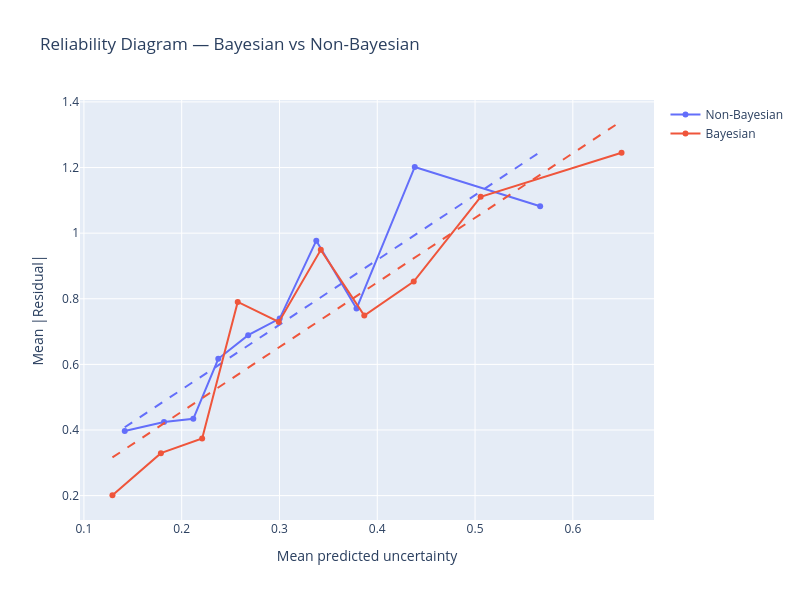
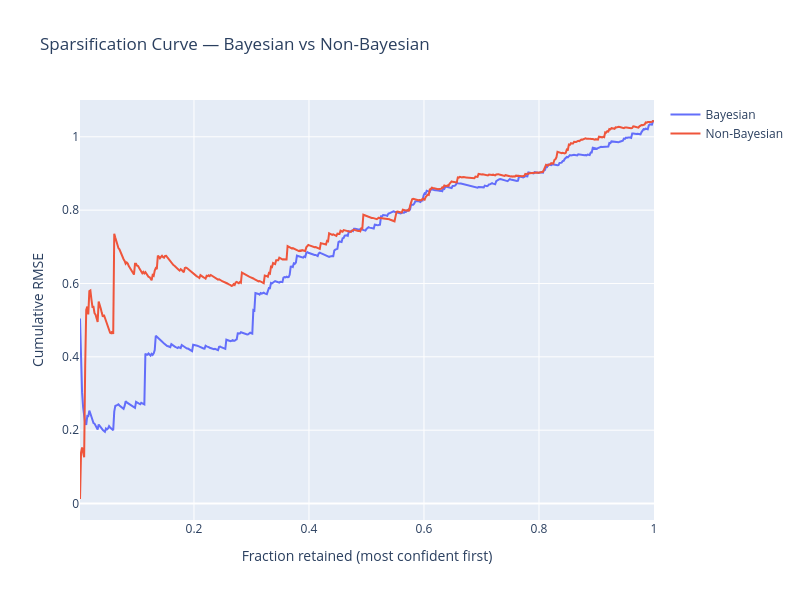
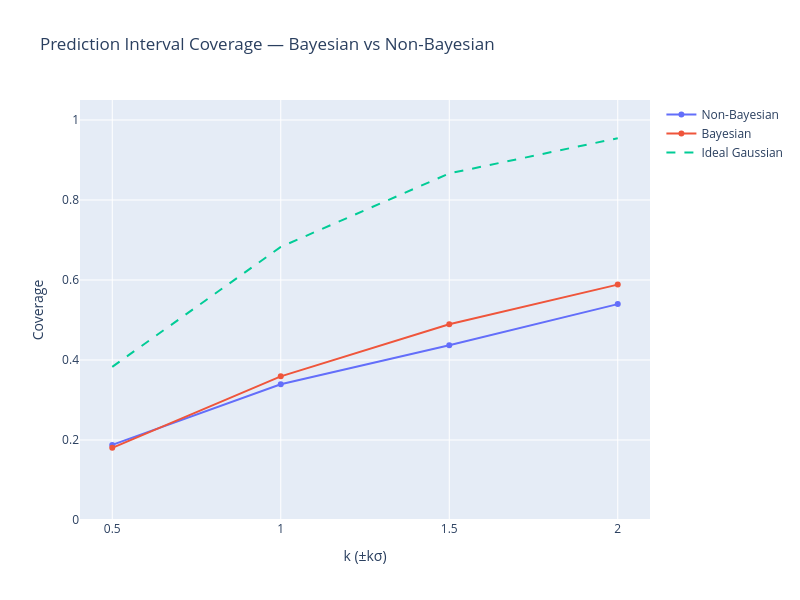

Notebook cell for these charts, in order:
### Markdown cell above
## §5 Uncertainty Calibration

**Epistemic std** = std dev of the N ensemble checkpoint predictions (`std(preds_0…N)`).
Valid for all model types.

**Aleatoric std** *(Bayesian models only)* = `sqrt(mean(var_0…N))`, where each `var_i`
is the variance from the model’s `logvar_head` (softplus-activated, denormalised to pK²).
This is the model’s self-reported data noise, independent of ensemble disagreement.

Three diagnostics are shown for each uncertainty source:
1. **Scatter** — uncertainty vs |residual|; Pearson R quantifies linear correlation
2. **Reliability diagram** — bin by uncertainty quantile, plot mean |error| per bin; a
   well-calibrated model has a monotonically increasing curve
3. **Sparsification curve** — rank predictions from most to least confident; progressively
   include more uncertain predictions and track RMSE; good calibration shows RMSE rising
   as uncertain predictions are added
4. **Prediction interval coverage** — what fraction of true values fall within ±kσ;
   a Gaussian-calibrated model matches the theoretical erf curve

### Code cell
def reliability_diagram(unc: np.ndarray, abs_err: np.ndarray, n_bins: int = 10):
    bin_edges = np.percentile(unc, np.linspace(0, 100, n_bins + 1))
    bin_idx   = np.searchsorted(bin_edges[1:-1], unc)
    counts    = np.bincount(bin_idx, minlength=n_bins).astype(float)
    mean_unc  = np.bincount(bin_idx, weights=unc,     minlength=n_bins) / counts
    mean_err  = np.bincount(bin_idx, weights=abs_err, minlength=n_bins) / counts
    return mean_unc, mean_err


def sparsification_curve(unc: np.ndarray, residuals: np.ndarray):
    order         = np.argsort(unc)
    sq_err_sorted = residuals[order] ** 2
    cum_rmse      = np.sqrt(np.cumsum(sq_err_sorted) / np.arange(1, len(sq_err_sorted) + 1))
    frac_retained = np.arange(1, len(sq_err_sorted) + 1) / len(sq_err_sorted)
    return frac_retained, cum_rmse


def interval_coverage(unc: np.ndarray, residuals: np.ndarray):
    k_vals       = np.array([0.5, 1.0, 1.5, 2.0])
    obs_cov      = (np.abs(residuals)[None, :] <= k_vals[:, None] * unc[None, :]).mean(axis=1)
    expected_cov = erf(k_vals / np.sqrt(2))
    return k_vals, obs_cov, expected_cov


# -------------------------
# Add model type column
# -------------------------

df = df.with_columns(
    pl.when(pl.col("model_name").str.contains("Bayesian"))
      .then(pl.lit("Bayesian"))
      .otherwise(pl.lit("Non-Bayesian"))
      .alias("model_type")
)


# -------------------------
# Reliability diagram
# -------------------------

fig_rel = go.Figure()

model_types = df["model_type"].unique()
colors = px.colors.qualitative.Plotly  # default Plotly palette
color_map = {mt: colors[i % len(colors)] for i, mt in enumerate(model_types)}

for model_type in model_types:
    sub = (
        df.filter(pl.col("model_type") == model_type)
          .select(["epistemic_std", "residual"])
          .drop_nulls()
    )

    unc = sub["epistemic_std"].to_numpy()
    abs_err = np.abs(sub["residual"].to_numpy())

    mu_unc, mu_err = reliability_diagram(unc, abs_err)

    color = color_map[model_type]

    # Binned reliability curve
    fig_rel.add_trace(
        go.Scatter(
            x=mu_unc,
            y=mu_err,
            mode="markers+lines",
            name=f"{model_type}",
            line=dict(color=color),
            marker=dict(color=color),
        )
    )

    # Trendline (same colour, dashed)
    slope, intercept = np.polyfit(mu_unc, mu_err, 1)
    xs = np.linspace(mu_unc.min(), mu_unc.max(), 100)
    ys = slope * xs + intercept

    fig_rel.add_trace(
        go.Scatter(
            x=xs,
            y=ys,
            mode="lines",
            line=dict(color=color, dash="dash"),
            showlegend=False,
        )
    )

fig_rel.update_layout(
    title="Reliability Diagram — Bayesian vs Non-Bayesian",
    xaxis_title="Mean predicted uncertainty",
    yaxis_title="Mean |Residual|",
    width=800,
    height=600,
)

fig_rel.show()


# -------------------------
# Sparsification curve
# -------------------------

fig_sparse = go.Figure()

for model_type in df["model_type"].unique():
    sub = (
        df.filter(pl.col("model_type") == model_type)
          .select(["epistemic_std", "residual"])
          .drop_nulls()
    )

    frac, cum_rmse = sparsification_curve(
        sub["epistemic_std"].to_numpy(),
        sub["residual"].to_numpy(),
    )

    fig_sparse.add_trace(
        go.Scatter(
            x=frac,
            y=cum_rmse,
            mode="lines",
            name=model_type,
        )
    )

fig_sparse.update_layout(
    title="Sparsification Curve — Bayesian vs Non-Bayesian",
    xaxis_title="Fraction retained (most confident first)",
    yaxis_title="Cumulative RMSE",
    width=800,
    height=600,
)

fig_sparse.show()


# -------------------------
# Prediction interval coverage
# -------------------------

fig_cov = go.Figure()

for model_type in df["model_type"].unique():
    sub = (
        df.filter(pl.col("model_type") == model_type)
          .select(["epistemic_std", "residual"])
          .drop_nulls()
    )

    k_vals, obs_cov, expected_cov = interval_coverage(
        sub["epistemic_std"].to_numpy(),
        sub["residual"].to_numpy(),
    )

    fig_cov.add_trace(
        go.Scatter(
            x=k_vals,
            y=obs_cov,
            mode="lines+markers",
            name=model_type,
        )
    )

# Ideal Gaussian reference
fig_cov.add_trace(
    go.Scatter(
        x=k_vals,
        y=expected_cov,
        mode="lines",
        line=dict(dash="dash"),
        name="Ideal Gaussian",
    )
)

fig_cov.update_layout(
    title="Prediction Interval Coverage — Bayesian vs Non-Bayesian",
    xaxis_title="k (±kσ)",
    yaxis_title="Coverage",
    yaxis=dict(range=[0, 1.05]),
    width=800,
    height=600,
)

fig_cov.show()

### Figure 1 — Plotly figure (JSON) as saved in the notebook; plotly's stock layout.template omitted (floating-point values rounded to 4 significant figures)
{"data": [{"line": {"color": "#636EFA"}, "marker": {"color": "#636EFA"}, "mode": "markers+lines", "name": "Non-Bayesian", "type": "scatter", "x": [0.1418, 0.1819, 0.2119, 0.2374, 0.268, 0.3002, 0.3376, 0.3788, 0.4383, 0.5666], "y": [0.3971, 0.4245, 0.4341, 0.6169, 0.6889, 0.7396, 0.9771, 0.7703, 1.202, 1.082]}, {"line": {"color": "#636EFA", "dash": "dash"}, "mode": "lines", "showlegend": false, "type": "scatter", "x": [0.1418, 0.146, 0.1503, 0.1546, 0.1589, 0.1632, 0.1675, 0.1718, 0.1761, 0.1804, 0.1847, 0.189, 0.1932, 0.1975, 0.2018, 0.2061, 0.2104, 0.2147, 0.219, 0.2233, 0.2276, 0.2319, 0.2362, 0.2404, 0.2447, 0.249, 0.2533, 0.2576, 0.2619, 0.2662, 0.2705, 0.2748, 0.2791, 0.2834, 0.2876, 0.2919, 0.2962, 0.3005, 0.3048, 0.3091, 0.3134, 0.3177, 0.322, 0.3263, 0.3306, 0.3349, 0.3391, 0.3434, 0.3477, 0.352, 0.3563, 0.3606, 0.3649, 0.3692, 0.3735, 0.3778, 0.3821, 0.3863, 0.3906, 0.3949, 0.3992, 0.4035, 0.4078, 0.4121, 0.4164, 0.4207, 0.425, 0.4293, 0.4335, 0.4378, 0.4421, 0.4464, 0.4507, 0.455, 0.4593, 0.4636, 0.4679, 0.4722, 0.4765, 0.4808, 0.485, 0.4893, 0.4936, 0.4979, 0.5022, 0.5065, 0.5108, 0.5151, 0.5194, 0.5237, 0.528, 0.5322, 0.5365, 0.5408, 0.5451, 0.5494, 0.5537, 0.558, 0.5623, 0.5666], "y": [0.4083, 0.4167, 0.4252, 0.4337, 0.4422, 0.4506, 0.4591, 0.4676, 0.4761, 0.4846, 0.493, 0.5015, 0.51, 0.5185, 0.5269, 0.5354, 0.5439, 0.5524, 0.5609, 0.5693, 0.5778, 0.5863, 0.5948, 0.6032, 0.6117, 0.6202, 0.6287, 0.6372, 0.6456, 0.6541, 0.6626, 0.6711, 0.6795, 0.688, 0.6965, 0.705, 0.7135, 0.7219, 0.7304, 0.7389, 0.7474, 0.7558, 0.7643, 0.7728, 0.7813, 0.7898, 0.7982, 0.8067, 0.8152, 0.8237, 0.8321, 0.8406, 0.8491, 0.8576, 0.8661, 0.8745, 0.883, 0.8915, 0.9, 0.9084, 0.9169, 0.9254, 0.9339, 0.9423, 0.9508, 0.9593, 0.9678, 0.9763, 0.9847, 0.9932, 1.002, 1.01, 1.019, 1.027, 1.036, 1.044, 1.053, 1.061, 1.07, 1.078, 1.086, 1.095, 1.103, 1.112, 1.12, 1.129, 1.137, 1.146, 1.154, 1.163, 1.171, 1.18, 1.188, 1.197, 1.205, 1.214, 1.222, 1.231, 1.239, 1.248]}, {"line": {"color": "#EF553B"}, "marker": {"color": "#EF553B"}, "mode": "markers+lines", "name": "Bayesian", "type": "scatter", "x": [0.1292, 0.1787, 0.2209, 0.2573, 0.2993, 0.3423, 0.3867, 0.4373, 0.5058, 0.6498], "y": [0.2011, 0.3293, 0.3739, 0.7903, 0.7293, 0.9491, 0.749, 0.8523, 1.111, 1.245]}, {"line": {"color": "#EF553B", "dash": "dash"}, "mode": "lines", "showlegend": false, "type": "scatter", "x": [0.1292, 0.1344, 0.1397, 0.145, 0.1502, 0.1555, 0.1607, 0.166, 0.1712, 0.1765, 0.1818, 0.187, 0.1923, 0.1975, 0.2028, 0.2081, 0.2133, 0.2186, 0.2238, 0.2291, 0.2344, 0.2396, 0.2449, 0.2501, 0.2554, 0.2607, 0.2659, 0.2712, 0.2764, 0.2817, 0.2869, 0.2922, 0.2975, 0.3027, 0.308, 0.3132, 0.3185, 0.3238, 0.329, 0.3343, 0.3395, 0.3448, 0.3501, 0.3553, 0.3606, 0.3658, 0.3711, 0.3764, 0.3816, 0.3869, 0.3921, 0.3974, 0.4026, 0.4079, 0.4132, 0.4184, 0.4237, 0.4289, 0.4342, 0.4395, 0.4447, 0.45, 0.4552, 0.4605, 0.4658, 0.471, 0.4763, 0.4815, 0.4868, 0.4921, 0.4973, 0.5026, 0.5078, 0.5131, 0.5183, 0.5236, 0.5289, 0.5341, 0.5394, 0.5446, 0.5499, 0.5552, 0.5604, 0.5657, 0.5709, 0.5762, 0.5815, 0.5867, 0.592, 0.5972, 0.6025, 0.6078, 0.613, 0.6183, 0.6235, 0.6288, 0.634, 0.6393, 0.6446, 0.6498], "y": [0.3163, 0.3267, 0.337, 0.3474, 0.3578, 0.3681, 0.3785, 0.3888, 0.3992, 0.4096, 0.4199, 0.4303, 0.4406, 0.451, 0.4614, 0.4717, 0.4821, 0.4924, 0.5028, 0.5132, 0.5235, 0.5339, 0.5442, 0.5546, 0.5649, 0.5753, 0.5857, 0.596, 0.6064, 0.6167, 0.6271, 0.6375, 0.6478, 0.6582, 0.6685, 0.6789, 0.6893, 0.6996, 0.71, 0.7203, 0.7307, 0.741, 0.7514, 0.7618, 0.7721, 0.7825, 0.7928, 0.8032, 0.8136, 0.8239, 0.8343, 0.8446, 0.855, 0.8654, 0.8757, 0.8861, 0.8964, 0.9068, 0.9172, 0.9275, 0.9379, 0.9482, 0.9586, 0.9689, 0.9793, 0.9897, 1.0, 1.01, 1.021, 1.031, 1.041, 1.052, 1.062, 1.073, 1.083, 1.093, 1.104, 1.114, 1.124, 1.135, 1.145, 1.155, 1.166, 1.176, 1.186, 1.197, 1.207, 1.218, 1.228, 1.238, 1.249, 1.259, 1.269, 1.28, 1.29, 1.3, 1.311, 1.321, 1.332, 1.342]}], "layout": {"height": 600, "title": {"text": "Reliability Diagram — Bayesian vs Non-Bayesian"}, "width": 800, "xaxis": {"title": {"text": "Mean predicted uncertainty"}}, "yaxis": {"title": {"text": "Mean |Residual|"}}}}

### Figure 2 — Plotly figure (JSON) as saved in the notebook; plotly's stock layout.template omitted (floating-point values rounded to 4 significant figures; data arrays with more than 128 entries replaced by an {"elided": "..."} marker saying what was removed)
{"data": [{"mode": "lines", "name": "Bayesian", "type": "scatter", "x": {"elided": "554 float values"}, "y": {"elided": "554 float values"}}, {"mode": "lines", "name": "Non-Bayesian", "type": "scatter", "x": {"elided": "554 float values"}, "y": {"elided": "554 float values"}}], "layout": {"height": 600, "title": {"text": "Sparsification Curve — Bayesian vs Non-Bayesian"}, "width": 800, "xaxis": {"title": {"text": "Fraction retained (most confident first)"}}, "yaxis": {"title": {"text": "Cumulative RMSE"}}}}

### Figure 3 — Plotly figure (JSON) as saved in the notebook; plotly's stock layout.template omitted (floating-point values rounded to 4 significant figures)
{"data": [{"mode": "lines+markers", "name": "Non-Bayesian", "type": "scatter", "x": [0.5, 1.0, 1.5, 2.0], "y": [0.1877, 0.3394, 0.4368, 0.5397]}, {"mode": "lines+markers", "name": "Bayesian", "type": "scatter", "x": [0.5, 1.0, 1.5, 2.0], "y": [0.1805, 0.3592, 0.4892, 0.5884]}, {"line": {"dash": "dash"}, "mode": "lines", "name": "Ideal Gaussian", "type": "scatter", "x": [0.5, 1.0, 1.5, 2.0], "y": [0.3829, 0.6827, 0.8664, 0.9545]}], "layout": {"height": 600, "title": {"text": "Prediction Interval Coverage — Bayesian vs Non-Bayesian"}, "width": 800, "xaxis": {"title": {"text": "k (±kσ)"}}, "yaxis": {"range": [0, 1.05], "title": {"text": "Coverage"}}}}
